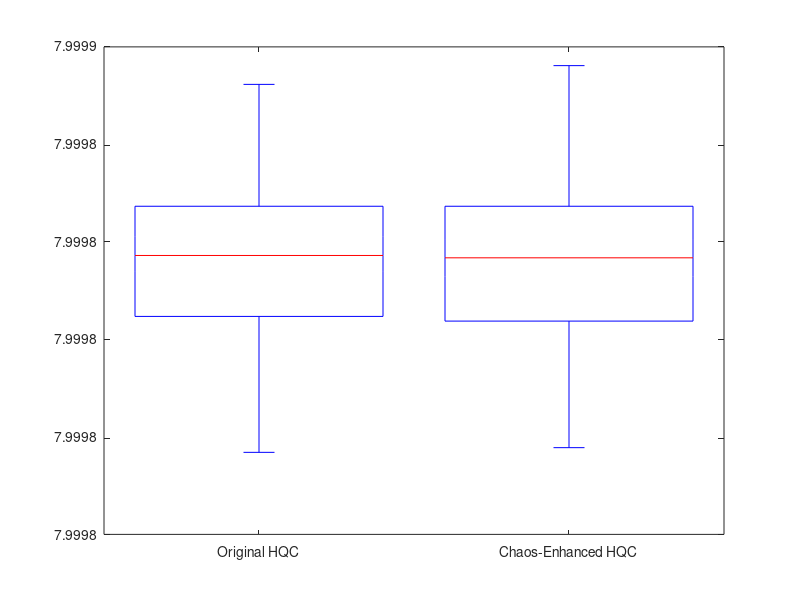

The MATLAB script that drew this image: (Note: this script raises an error after producing the figure.)
% ==========================================
% Information Entropy Comparison Boxplot (SCI Format, English Labels)
% ==========================================
clear; clc; close all;

% 1. Load data
load('hqc_original.mat');   % variable: Entropy_Original
load('hqc_proposed.mat');   % variable: Entropy_Proposed

% 2. Ensure column vectors
ent_orig = double(Entropy_Original(:));
ent_prop = double(Entropy_Proposed(:));

if length(ent_orig) ~= length(ent_prop)
    warning('Sample sizes differ between the two schemes!');
end

data_matrix = [ent_orig, ent_prop];

% 3. Create figure (suitable for single-column journal)
fig = figure('Units', 'centimeters', 'Position', [5, 5, 12, 9]);

% 4. Boxplot with English labels
h = boxplot(data_matrix, ...
    'Labels', {'Original HQC', 'Chaos-Enhanced HQC'}, ...   % English labels
    'Widths', 0.4, ...
    'Colors', [0 0.4470 0.7410; 0.8500 0.3250 0.0980], ... % blue / orange-red
    'Symbol', 'o', ...
    'OutlierSize', 4);

set(h, 'LineWidth', 1.5);
hold on;

% 5. Reference line for theoretical maximum entropy (H = 8.0)
yline(8.0, '--r', 'Theoretical Maximum (H = 8.0)', ...
    'LineWidth', 1.5, ...
    'LabelHorizontalAlignment', 'center', ...
    'LabelVerticalAlignment', 'bottom', ...
    'FontSize', 10, 'FontName', 'Times New Roman');

% 6. Format axes
ax = gca;
ax.FontName = 'Times New Roman';
ax.FontSize = 11;
ax.LineWidth = 1.2;
ax.TickDir = 'in';
box on;

ylabel('Shannon Entropy (bits)', 'FontSize', 12, 'FontWeight', 'bold', ...
       'FontName', 'Times New Roman');

% Adjust y-axis limits to highlight small differences
y_min = min(data_matrix(:)) - 0.0001;
y_max = 8.00005;
ylim([y_min, y_max]);

hold off;

% 7. Export as high-resolution TIFF
print(fig, 'Entropy_Comparison_Plot', '-dtiff', '-r300');
disp('Figure saved as Entropy_Comparison_Plot.tif');

% 8. Print statistics for manuscript
disp('--------------------------------------');
disp('Statistics for the manuscript:');

mean_orig = mean(ent_orig);
mean_prop = mean(ent_prop);
fprintf('Mean - Original HQC:     %.6f\n', mean_orig);
fprintf('Mean - Chaos-Enhanced HQC: %.6f\n', mean_prop);

median_orig = median(ent_orig);
median_prop = median(ent_prop);
fprintf('Median - Original HQC:     %.6f\n', median_orig);
fprintf('Median - Chaos-Enhanced HQC: %.6f\n', median_prop);

std_orig = std(ent_orig);
std_prop = std(ent_prop);
fprintf('Std Dev - Original HQC:     %.6f\n', std_orig);
fprintf('Std Dev - Chaos-Enhanced HQC: %.6f\n', std_prop);
disp('--------------------------------------');
